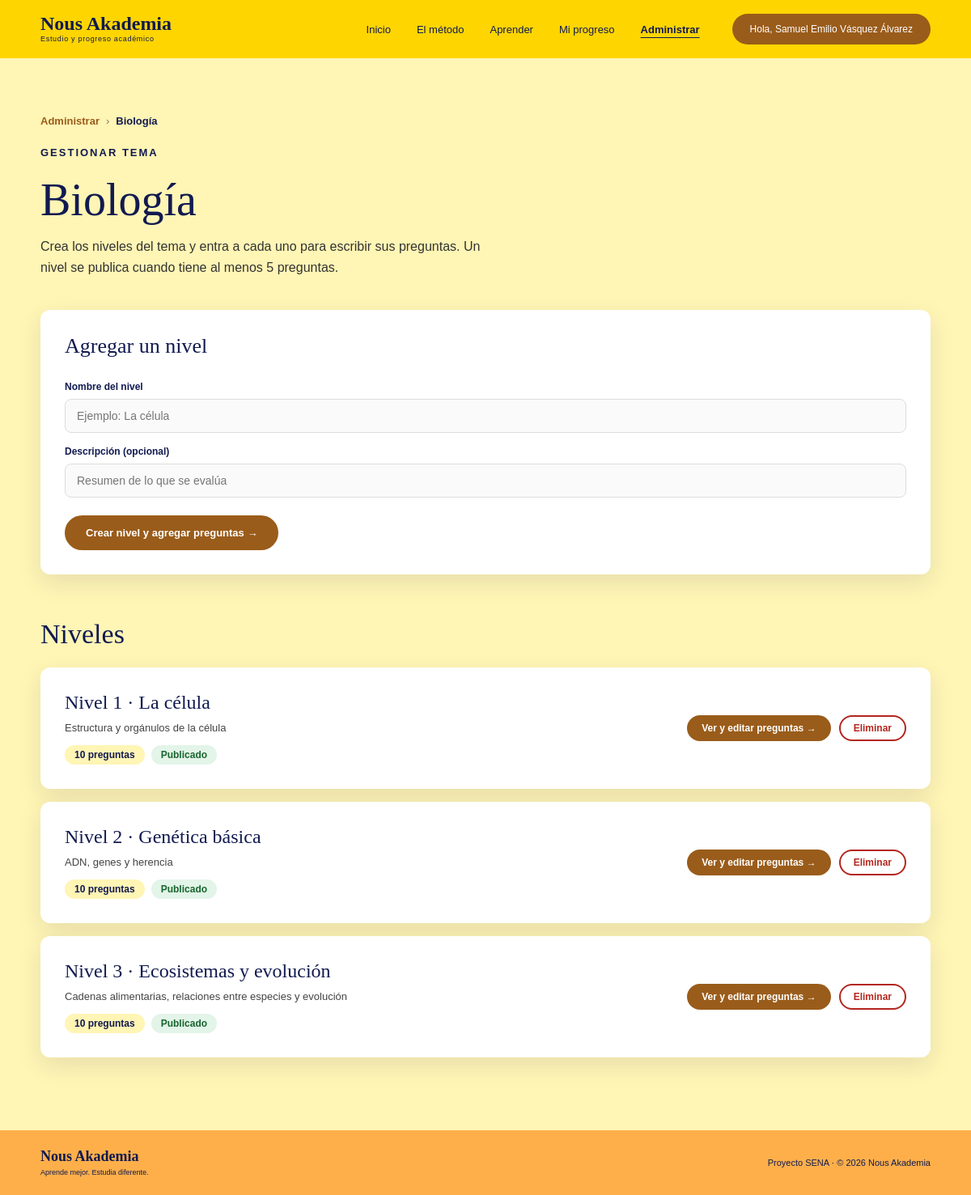
Page /ProyectoSenaFinal/Vistas/adminTema.php?id=3 (signed in) on the committed database.
### tables this page shows
CREATE TABLE `temas` (
  `id_tema` int(11) NOT NULL,
  `nombre` varchar(100) NOT NULL,
  `descripcion` varchar(500) NOT NULL DEFAULT '',
  `fecha_creacion` datetime NOT NULL DEFAULT current_timestamp()
);

CREATE TABLE `niveles` (
  `id_nivel` int(11) NOT NULL,
  `id_tema` int(11) NOT NULL,
  `numero` tinyint(3) UNSIGNED NOT NULL,
  `nombre` varchar(100) NOT NULL,
  `descripcion` varchar(255) NOT NULL DEFAULT ''
);

### ProyectoSenaFinal/Datos/Tema/TemaDAO.php (called while the page is built, shortened)
<?php
require_once __DIR__ . "/../../Config/conexionBDD.php";
class TemaDAO
{
    private $conexion;
    public function __construct()
    {
        global $conexion;
        $this->conexion = $conexion;
    }
    public function obtenerTema($idTema)
    {
        $sql = "SELECT id_tema, nombre, descripcion
                FROM temas
                WHERE id_tema = ?
                LIMIT 1";
        $stmt = $this->conexion->prepare($sql);
        $stmt->bind_param("i", $idTema);
        $stmt->execute();
        $resultado = $stmt->get_result();
        $tema = null;
        if ($resultado->num_rows === 1) {
            $tema = $resultado->fetch_assoc();
        }
        return $tema;
    }
}
?>

### ProyectoSenaFinal/Datos/Nivel/NivelDAO.php (called while the page is built, shortened)
<?php
require_once __DIR__ . "/../../Config/conexionBDD.php";
class NivelDAO
{
    private $conexion;
    public function __construct()
    {
        global $conexion;
        $this->conexion = $conexion;
    }
    public function listarNiveles($idTema)
    {
        $sql = "SELECT
                    n.id_nivel,
                    n.numero,
                    n.nombre,
                    n.descripcion,
                    COUNT(f.id_flashcard) AS total_flashcards
                FROM niveles n
                LEFT JOIN flashcards f
                    ON f.id_nivel = n.id_nivel
                WHERE n.id_tema = ?
                GROUP BY n.id_nivel, n.numero, n.nombre, n.descripcion
                ORDER BY n.numero ASC";
        $stmt = $this->conexion->prepare($sql);
        $niveles = [];
        $stmt->bind_param("i", $idTema);
        $stmt->execute();
        $resultado = $stmt->get_result();
        while ($fila = $resultado->fetch_assoc()) {
            $niveles[] = $fila;
        }
        return $niveles;
    }
}
?>

### ProyectoSenaFinal/Vistas/adminTema.php (the view, shortened to what this page needs)
<?php
require_once __DIR__ . "/../Config/sesion.php";
require_once __DIR__ . "/../Datos/Tema/TemaDAO.php";
require_once __DIR__ . "/../Datos/Nivel/NivelDAO.php";
$idTema = intval($_GET["id"] ?? 0);
$temaDAO = new TemaDAO();
$tema = $temaDAO->obtenerTema($idTema);
$nivelDAO = new NivelDAO();
$niveles = $nivelDAO->listarNiveles($idTema);
require __DIR__ . "/componentes/cabecera.php";
?>
<main class="pagina">
<div class="contenedor">
    <nav class="migas-ruta" aria-label="Ruta">
        <a href="admin.php">Administrar</a>
        <span>›</span>
        <strong><?= htmlspecialchars($tema["nombre"]) ?></strong>
    </nav>
    <div class="pagina-cabecera">
        <span class="section-label">
            GESTIONAR TEMA
        </span>
        <h1>
            <?= htmlspecialchars($tema["nombre"]) ?>
        </h1>
        <p>
            Crea los niveles del tema y entra a cada uno para
            escribir sus preguntas. Un nivel se publica cuando
            tiene al menos <?= MINIMO_FLASHCARDS_NIVEL ?> preguntas.
        </p>
    </div>
    <section class="tarjeta">
        <h2 class="subtitulo subtitulo-chico">Agregar un nivel</h2>
        <form action="../Procesos/guardarNivel.php"
              method="POST"
              class="formulario">
            <label for="nombre-nivel">Nombre del nivel</label>
            <input type="text"
                   id="nombre-nivel"
                   name="nombre"
                   maxlength="100"
                   placeholder="Ejemplo: La célula"
                   required>
            <label for="descripcion-nivel">Descripción (opcional)</label>
            <input type="text"
                   id="descripcion-nivel"
                   name="descripcion"
                   maxlength="255"
                   placeholder="Resumen de lo que se evalúa">
            <div>
                <button type="submit" class="btn">
                    Crear nivel y agregar preguntas →
                </button>
            </div>
        </form>
    </section>
    <h2 class="subtitulo">Niveles</h2>
    <?php if (count($niveles) === 0): ?>
        <div class="tarjeta vacio">
            <p>Este tema todavía no tiene niveles.</p>
        </div>
    <?php else: ?>
        <div class="lista-temas">
            <?php foreach ($niveles as $nivel): ?>
                <?php
                $idNivel = intval($nivel["id_nivel"]);
                $total = intval($nivel["total_flashcards"]);
                $faltan = MINIMO_FLASHCARDS_NIVEL - $total;
                ?>
                <article class="tarjeta tema-linea">
                    <div>
                        <h3>
                            Nivel <?= intval($nivel["numero"]) ?>
                            · <?= htmlspecialchars($nivel["nombre"]) ?>
                        </h3>
                        <?php if ($nivel["descripcion"] !== ""): ?>
                            <p class="nota">
                                <?= htmlspecialchars($nivel["descripcion"]) ?>
                            </p>
                        <?php endif; ?>
                        <div class="chips" style="margin-top: 10px;">
                            <span class="chip">
                                <?= $total ?>
                                <?= $total === 1 ? "pregunta" : "preguntas" ?>
                            </span>
                            <?php if ($faltan > 0): ?>
                                <span class="insignia insignia-alerta">
                                    Faltan <?= $faltan ?> para publicar
                                </span>
                            <?php else: ?>
                                <span class="insignia insignia-ok">
                                    Publicado
                                </span>
                            <?php endif; ?>
                        </div>
                    </div>
                    <div class="acciones-fila">
                        <a href="adminNivel.php?id=<?= $idNivel ?>"
                           class="btn btn-chico">
                            <?= $total === 0
                                ? "Agregar preguntas →"
                                : "Ver y editar preguntas →" ?>
                        </a>
                        <form action="../Procesos/eliminarNivel.php"
                              method="POST"
                              onsubmit="return confirm('¿Eliminar este nivel con todas sus preguntas y resultados?');">
                            <button type="submit"
                                    class="btn btn-peligro btn-chico">
                                Eliminar
                            </button>
                        </form>
                    </div>
                </article>
            <?php endforeach; ?>
        </div>
    <?php endif; ?>
</div>
</main>
<?php require __DIR__ . "/componentes/pie.php"; ?>

### ProyectoSenaFinal/CSS/estilos.css (style rules this page uses)
* { box-sizing: border-box; margin: 0; padding: 0; }
html { scroll-behavior: smooth; }
body { font-family: Arial, Helvetica, sans-serif; color: #111a50; background: #ffffff; }
a { text-decoration: none; }
.section-label { display: block; color: #111a50; font-size: 13px; font-weight: bold; letter-spacing: 2px; margin-bottom: 25px; }

### ProyectoSenaFinal/CSS/maestria.css (style rules this page uses)
:root { --amarillo: #ffd500; --naranja: #ff9f0b; --naranja-claro: #feaf4a; --crema: #fff5b5; --cafe: #9a5c1a; --azul: #111a50; --texto: #222222; --borde: #e5e0d8; --verde: #238b45; --rojo: #b3261e; --sombra: 0 10px 30px rgba(17, 26, 80, .10); }
.pagina { background: var(--crema); min-height: 70vh; padding: 70px 50px 90px; }
.contenedor { max-width: 1100px; margin: 0 auto; }
.pagina-cabecera { margin-bottom: 40px; }
.pagina-cabecera h1, .practica-cabecera h1 { font-family: Georgia, "Times New Roman", serif; font-size: 56px; font-weight: 400; line-height: .95; color: var(--azul); margin-bottom: 18px; }
.pagina-cabecera p { max-width: 580px; font-size: 16px; line-height: 1.6; color: #333; }
.subtitulo { font-family: Georgia, "Times New Roman", serif; font-size: 34px; font-weight: 400; color: var(--azul); margin: 55px 0 22px; }
.subtitulo-chico { font-size: 26px; margin: 0 0 20px; }
.nota { color: #666; font-size: 13px; line-height: 1.5; }
.tarjeta { background: #ffffff; border-radius: 12px; padding: 30px; box-shadow: var(--sombra); margin-bottom: 24px; }
.tarjeta p { color: #444; line-height: 1.6; }
.btn { display: inline-block; border: 2px solid var(--cafe); background: var(--cafe); color: #ffffff; padding: 12px 24px; border-radius: 30px; font-family: Arial, Helvetica, sans-serif; font-size: 13px; font-weight: bold; cursor: pointer; transition: .2s; }
.btn-peligro { background: transparent; border-color: var(--rojo); color: var(--rojo); }
.btn-chico { padding: 7px 16px; font-size: 12px; }
.chips { display: flex; flex-wrap: wrap; gap: 8px; }
.chip { display: inline-block; padding: 5px 12px; border-radius: 20px; background: #fff5b5; color: var(--azul); font-size: 12px; font-weight: bold; }
.insignia { display: inline-block; padding: 5px 12px; border-radius: 20px; font-size: 12px; font-weight: bold; }
.insignia-ok { background: #e3f4e8; color: #17652e; }
.lista-temas { display: flex; flex-direction: column; gap: 16px; }
.lista-temas .tarjeta { margin-bottom: 0; }
.tema-linea { display: flex; align-items: center; justify-content: space-between; flex-wrap: wrap; gap: 14px; }
.tema-linea h3 { font-family: Georgia, "Times New Roman", serif; font-size: 24px; font-weight: 400; color: var(--azul); margin-bottom: 8px; }
.formulario { display: flex; flex-direction: column; gap: 8px; }
.formulario label { margin-top: 8px; font-size: 12px; font-weight: bold; color: var(--azul); }
.formulario input, .formulario textarea { width: 100%; padding: 12px 14px; border: 1px solid #dddddd; border-radius: 8px; background: #fafafa; color: var(--azul); font-family: Arial, Helvetica, sans-serif; font-size: 14px; resize: vertical; }
.formulario .btn { margin-top: 14px; }
.acciones-fila { display: flex; align-items: center; gap: 10px; }
.migas-ruta { display: flex; flex-wrap: wrap; align-items: center; gap: 8px; margin-bottom: 24px; font-size: 13px; color: #777; }
.migas-ruta a { color: var(--cafe); font-weight: bold; }
.migas-ruta strong { color: var(--azul); }

### rows in the picture
temas: nombre "Biología"
niveles: numero "1", nombre "La célula", descripcion "Estructura y orgánulos de la célula", total "10"
niveles: numero "2", nombre "Genética básica", descripcion "ADN, genes y herencia", total "10"
niveles: numero "3", nombre "Ecosistemas y evolución", descripcion "Cadenas alimentarias, relaciones entre especies y evolución", total "10"

### other values in the picture
$_SESSION["nombre"] "Samuel Emilio Vásquez Álvarez"
MINIMO_FLASHCARDS_NIVEL "5"
